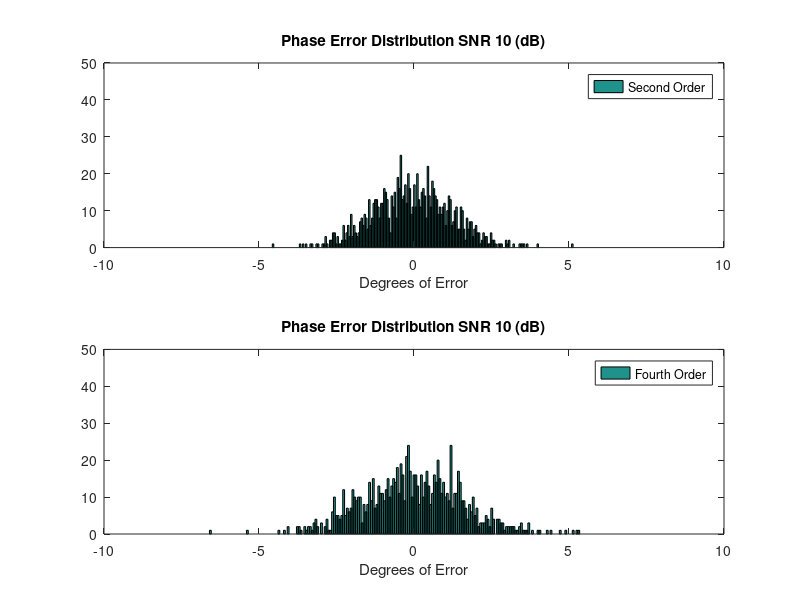
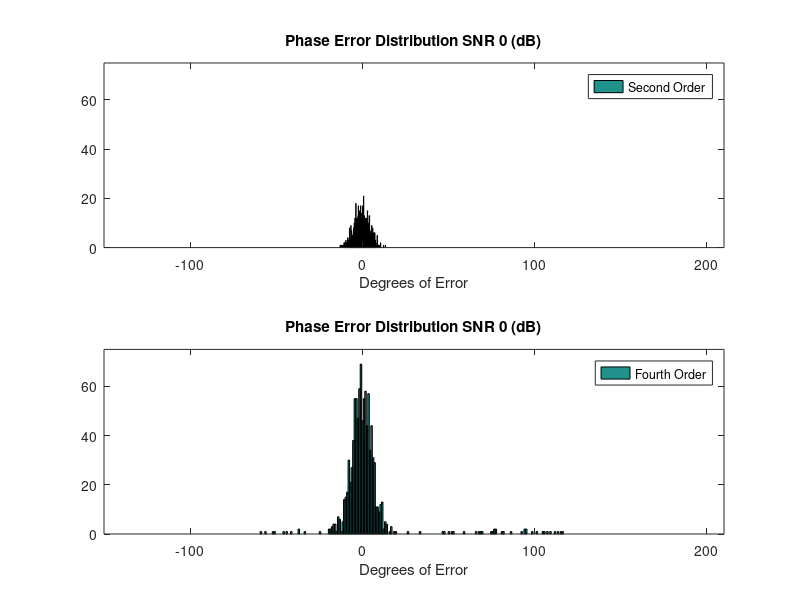
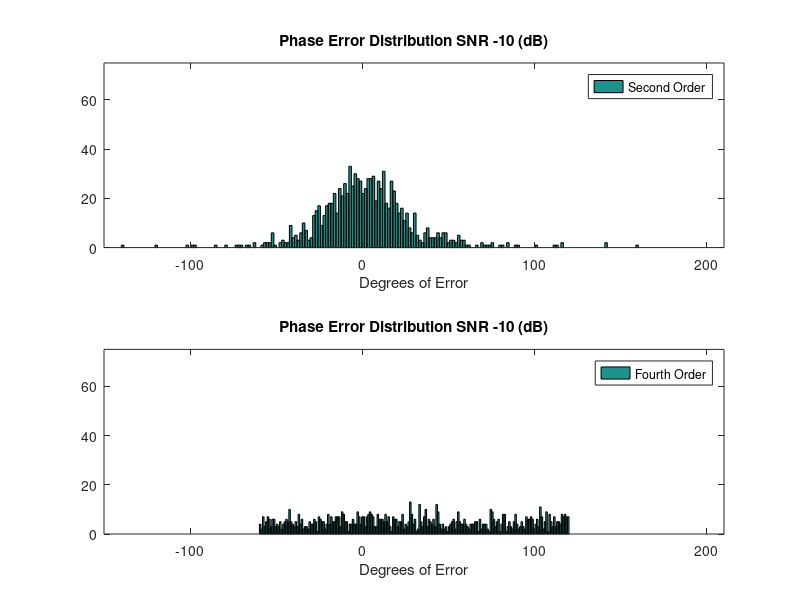

Reproduce these figures in MATLAB, in order.
%% Error Calculations Second and Fourth
clc;clear;
%% Initializations
alpha = 1;

pol_signal_one = [1;-1;0]./sqrt(2);
pol_cum_signal_one = [1;1;0;-1;0;0]./sqrt(3); %ground

S_O = 30;
signal_one_offset = S_O*pi/180;

Averaged_samples = 1000;
Window = 81;    %size of window


phase_dist_second_10 = zeros(1,Averaged_samples);
mag_dist_second_10 = zeros(1,Averaged_samples);

phase_dist_second_0 = zeros(1,Averaged_samples);
mag_dist_second_0 = zeros(1,Averaged_samples);

phase_dist_second_n10 = zeros(1,Averaged_samples);
mag_dist_second_n10 = zeros(1,Averaged_samples);

phase_dist_fourth_10 = zeros(1,Averaged_samples);
mag_dist_fourth_10 = zeros(1,Averaged_samples);

phase_dist_fourth_0 = zeros(1,Averaged_samples);
mag_dist_fourth_0 = zeros(1,Averaged_samples);

phase_dist_fourth_n10 = zeros(1,Averaged_samples);
mag_dist_fourth_n10 = zeros(1,Averaged_samples);

SNR = [-10 ,0, 10];
%% Generic Loop Calculations

for SNR_sample = 1:length(SNR);
    
    Noise = (10^(-SNR(SNR_sample)/20))/sqrt(3);
    
    for sample = 1:Averaged_samples
        %% Random Statistics Used for Both second and forth order Algorithms
        
        signal_one =  pol_signal_one*(sqrt(-2*log(1-rand(1,Window))).*exp(1i*2*pi*rand(1,Window)));
        
        s1 = alpha*signal_one;
        s2 = alpha*exp(1i*signal_one_offset)*signal_one ;
        
        s1_Noise = s1 + Noise*sqrt(-2*log(1-rand(3,Window))).*exp(1i*2*pi*rand(3,Window));
        s2_Noise = s2 + Noise*sqrt(-2*log(1-rand(3,Window))).*exp(1i*2*pi*rand(3,Window));
        %% Second order Statistics
        S1_2 = [s1_Noise(1,:)
            s1_Noise(2,:)
            s1_Noise(3,:)];
        
        S2_2 = [s2_Noise(1,:)
            s2_Noise(2,:)
            s2_Noise(3,:)];
        
        R1_2 = S1_2*S1_2'/Window;
        R2_2 = S1_2*S2_2'/Window;
        
        [eigenvect_2,eigenval_2] = eig(pinv(R1_2)*R2_2);
        
        polarfilter_2 = abs(pol_signal_one'*eigenvect_2);
        [~,srt_2] = sort(polarfilter_2,'descend');
        if (SNR(SNR_sample) == 10)
            phase_dist_second_10(sample) = ((signal_one_offset + angle(eigenval_2(srt_2(1),srt_2(1)))));
            mag_dist_second_10(sample) =  (abs(eigenval_2(srt_2(1),srt_2(1))));
            
        elseif (SNR(SNR_sample) == 0)
            phase_dist_second_0(sample) = ((signal_one_offset + angle(eigenval_2(srt_2(1),srt_2(1)))));
            mag_dist_second_0(sample) = (abs(eigenval_2(srt_2(1),srt_2(1))));
            
            
        elseif (SNR(SNR_sample) == -10)
            phase_dist_second_n10(sample) = ((signal_one_offset + angle(eigenval_2(srt_2(1),srt_2(1)))));
            mag_dist_second_n10(sample) = (abs(eigenval_2(srt_2(1),srt_2(1))));
            
        end
        %% Fourth Order Statistics
        S1_4 = [s1_Noise(1,:).*s1_Noise(1,:)
            s1_Noise(2,:).*s1_Noise(2,:)
            s1_Noise(3,:).*s1_Noise(3,:)
            s1_Noise(1,:).*s1_Noise(2,:)
            s1_Noise(1,:).*s1_Noise(3,:)
            s1_Noise(2,:).*s1_Noise(3,:)];
        
        S2_4 = [s2_Noise(1,:).*s2_Noise(1,:)
            s2_Noise(2,:).*s2_Noise(2,:)
            s2_Noise(3,:).*s2_Noise(3,:)
            s2_Noise(1,:).*s2_Noise(2,:)
            s2_Noise(1,:).*s2_Noise(3,:)
            s2_Noise(2,:).*s2_Noise(3,:)];
        
        R1_4 = S1_4*S1_4'/Window;
        R2_4 = S1_4*S2_4'/Window;
        
        [eigenvec_4,eigenval_4] = eig(pinv(R1_4)*R2_4);
        
        polarfilter_4 = abs(pol_cum_signal_one'*eigenvec_4);
        [~,srt_4] = sort(polarfilter_4,'descend');
        if (SNR(SNR_sample) == 10)
            phase_dist_fourth_10(sample) = ((signal_one_offset + 0.5*angle(eigenval_4(srt_2(1),srt_2(1)))));
            mag_dist_fourth_10(sample) = (abs(eigenval_4(srt_2(1),srt_2(1))));
            
        elseif (SNR(SNR_sample) == 0)
            phase_dist_fourth_0(sample) = ((signal_one_offset + 0.5*angle(eigenval_4(srt_2(1),srt_2(1)))));
            mag_dist_fourth_0(sample) =  (abs(eigenval_4(srt_2(1),srt_2(1))));
            
            
        elseif (SNR(SNR_sample) == -10)
            phase_dist_fourth_n10(sample) = ((signal_one_offset + 0.5*angle(eigenval_4(srt_2(1),srt_2(1)))));
            mag_dist_fourth_n10(sample) = (abs(eigenval_4(srt_2(1),srt_2(1))));
            
        end
    end
end
phase_dist_second_10 = (phase_dist_second_10)*180/pi;
phase_dist_second_0 = (phase_dist_second_0)*180/pi;
phase_dist_second_n10 = (phase_dist_second_n10)*180/pi;

phase_dist_fourth_10 = (phase_dist_fourth_10)*180/pi;
phase_dist_fourth_0 = (phase_dist_fourth_0)*180/pi;
phase_dist_fourth_n10 = (phase_dist_fourth_n10)*180/pi;

%% Plotting Results
bins = 200;
xmin = S_O-180;
xmax = S_O+180;
ymin = 0;



ymax = 75;
figure(2);
subplot(2,1,1);
hist(phase_dist_second_0,bins);
title('Phase Error Distribution SNR 0 (dB)');
xlabel('Degrees of Error');
legend('Second Order');
axis([xmin,xmax,ymin,ymax]);

% figure(5);
subplot(2,1,2);
hist(phase_dist_fourth_0,bins);
title('Phase Error Distribution SNR 0 (dB)');
xlabel('Degrees of Error');
legend('Fourth Order');
axis([xmin,xmax,ymin,ymax]);

ymax = 75;
figure(3);
subplot(2,1,1);
hist(phase_dist_second_n10,bins);
title('Phase Error Distribution SNR -10 (dB)');
xlabel('Degrees of Error');
legend('Second Order');
axis([xmin,xmax,ymin,ymax]);

% figure(6);
subplot(2,1,2);
hist(phase_dist_fourth_n10,bins);
title('Phase Error Distribution SNR -10 (dB)');
xlabel('Degrees of Error');
legend('Fourth Order');
axis([xmin,xmax,ymin,ymax]);

ymax = 50;
xmin= -10; 
xmax = 10;

figure(1);
subplot(2,1,1);
hist(phase_dist_second_10,bins);
title('Phase Error Distribution SNR 10 (dB)');
xlabel('Degrees of Error');
legend('Second Order');
axis([xmin,xmax,ymin,ymax]);

% figure(4);
subplot(2,1,2);
hist(phase_dist_fourth_10,bins);
title('Phase Error Distribution SNR 10 (dB)');
xlabel('Degrees of Error');
legend('Fourth Order');
axis([xmin,xmax,ymin,ymax]);
